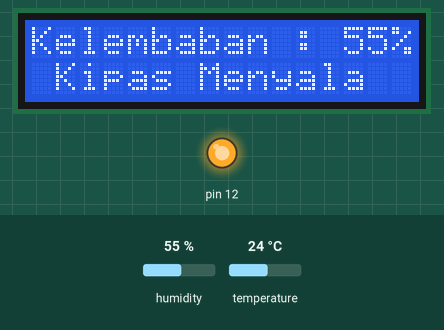
This sketch was run on a simulated Arduino Uno, built with avr-gcc and run on an emulated ATmega328P. Shown: 16×2 character LCD, output pins drawn as LEDs (lit = HIGH). Inputs (shaded band) come from the test bench; at power-on: humidity 55 %, temperature 24 °C.

Above: at 1.2 s.
1.3 s: humidity set to 74 %
At 2.5 s:
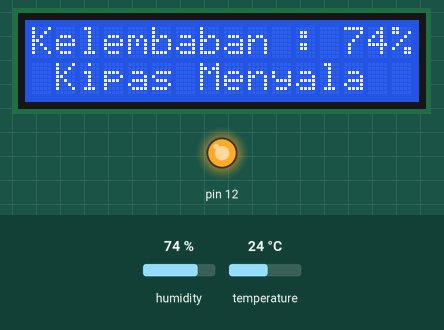
4.1 s: humidity set to 77 %
At 4.6 s:
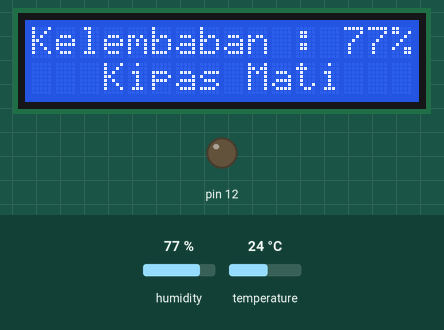
6.9 s: humidity set to 66 %
At 9.4 s:
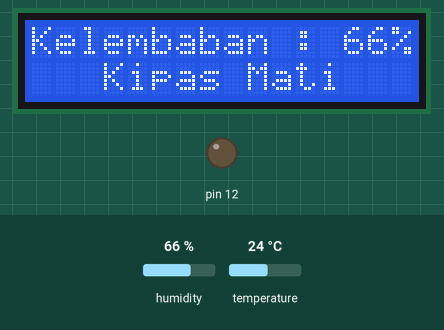
9.8 s: humidity set to 63 %
At 11.5 s:
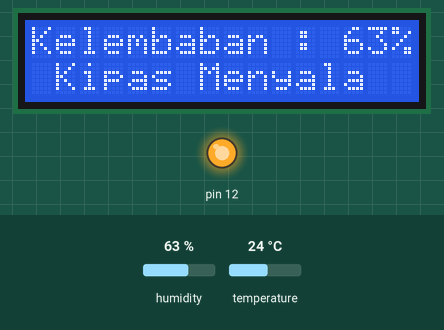
Timing chart, 0 to 13.0 s (numbered marks = the images above; inputs shaded):
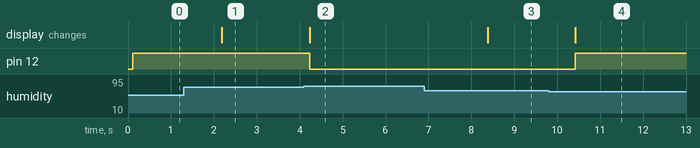

Measured:
- the behaviour switches between 75 and 76 % on humidity (found by bisection; images 1 and 2)
- the behaviour switches between 65 and 64 % on humidity (found by bisection; images 3 and 4)
- after the input at 1.3 s, the display: changes after 0.88 s (image 1)
- after the input at 4.1 s, pin 12: HIGH → LOW after 0.13 s; the display: changes after 0.13 s (image 2)
- after the input at 6.9 s, the display: changes after 1.5 s (image 3)
- after the input at 9.8 s, pin 12: LOW → HIGH after 0.62 s; the display: changes after 0.62 s (image 4)

The sketch:

kelembaban.ino
```cpp
#include <Wire.h>
#include <LiquidCrystal_I2C.h>
LiquidCrystal_I2C lcd(0x27, 16, 2);

#include "DHT.h"
DHT dht(11, DHT11);
int h;

void setup() {
  lcd.begin();
  dht.begin();
  pinMode(12, OUTPUT);
}

void loop() {
  h = dht.readHumidity();
  lcd.setCursor(0, 0);
  lcd.print("Kelembaban : ");
  lcd.print(h);
  lcd.print("%");

  if(h > 75){
    lcd.setCursor(1, 1);
    lcd.print("  Kipas Mati ");
    digitalWrite(12, LOW);
    delay(1000);
    }
  else if(h < 65){
    lcd.setCursor(1, 1);
    lcd.print("Kipas Menyala");
    digitalWrite(12, HIGH);
    delay(1000);
    }
}
```
